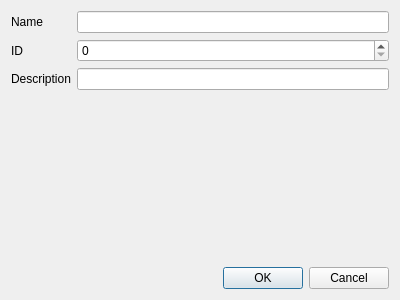
<?xml version="1.0" encoding="UTF-8"?>
<ui version="4.0">
 <class>Dialog_Placement_Edit</class>
 <widget class="QDialog" name="Dialog_Placement_Edit">
  <property name="geometry">
   <rect>
    <x>0</x>
    <y>0</y>
    <width>400</width>
    <height>300</height>
   </rect>
  </property>
  <property name="windowTitle">
   <string>Dialog</string>
  </property>
  <layout class="QVBoxLayout" name="verticalLayout">
   <item>
    <layout class="QFormLayout" name="formLayout_2">
     <item row="0" column="0">
      <widget class="QLabel" name="label">
       <property name="text">
        <string>Name</string>
       </property>
      </widget>
     </item>
     <item row="0" column="1">
      <widget class="QLineEdit" name="lineEdit_name"/>
     </item>
     <item row="1" column="0">
      <widget class="QLabel" name="label_2">
       <property name="text">
        <string>ID</string>
       </property>
      </widget>
     </item>
     <item row="1" column="1">
      <widget class="QSpinBox" name="spinBox_id">
       <property name="minimum">
        <number>0</number>
       </property>
       <property name="value">
        <number>0</number>
       </property>
      </widget>
     </item>
     <item row="2" column="0">
      <widget class="QLabel" name="label_3">
       <property name="text">
        <string>Description</string>
       </property>
      </widget>
     </item>
     <item row="2" column="1">
      <widget class="QLineEdit" name="lineEdit_description"/>
     </item>
    </layout>
   </item>
   <item>
    <widget class="QDialogButtonBox" name="buttonBox_Placement_Edit">
     <property name="orientation">
      <enum>Qt::Horizontal</enum>
     </property>
     <property name="standardButtons">
      <set>QDialogButtonBox::Cancel|QDialogButtonBox::Ok</set>
     </property>
    </widget>
   </item>
  </layout>
 </widget>
 <resources/>
 <connections>
  <connection>
   <sender>buttonBox_Placement_Edit</sender>
   <signal>accepted()</signal>
   <receiver>Dialog_Placement_Edit</receiver>
   <slot>accept()</slot>
   <hints>
    <hint type="sourcelabel">
     <x>248</x>
     <y>254</y>
    </hint>
    <hint type="destinationlabel">
     <x>157</x>
     <y>274</y>
    </hint>
   </hints>
  </connection>
  <connection>
   <sender>buttonBox_Placement_Edit</sender>
   <signal>rejected()</signal>
   <receiver>Dialog_Placement_Edit</receiver>
   <slot>reject()</slot>
   <hints>
    <hint type="sourcelabel">
     <x>316</x>
     <y>260</y>
    </hint>
    <hint type="destinationlabel">
     <x>286</x>
     <y>274</y>
    </hint>
   </hints>
  </connection>
 </connections>
</ui>
